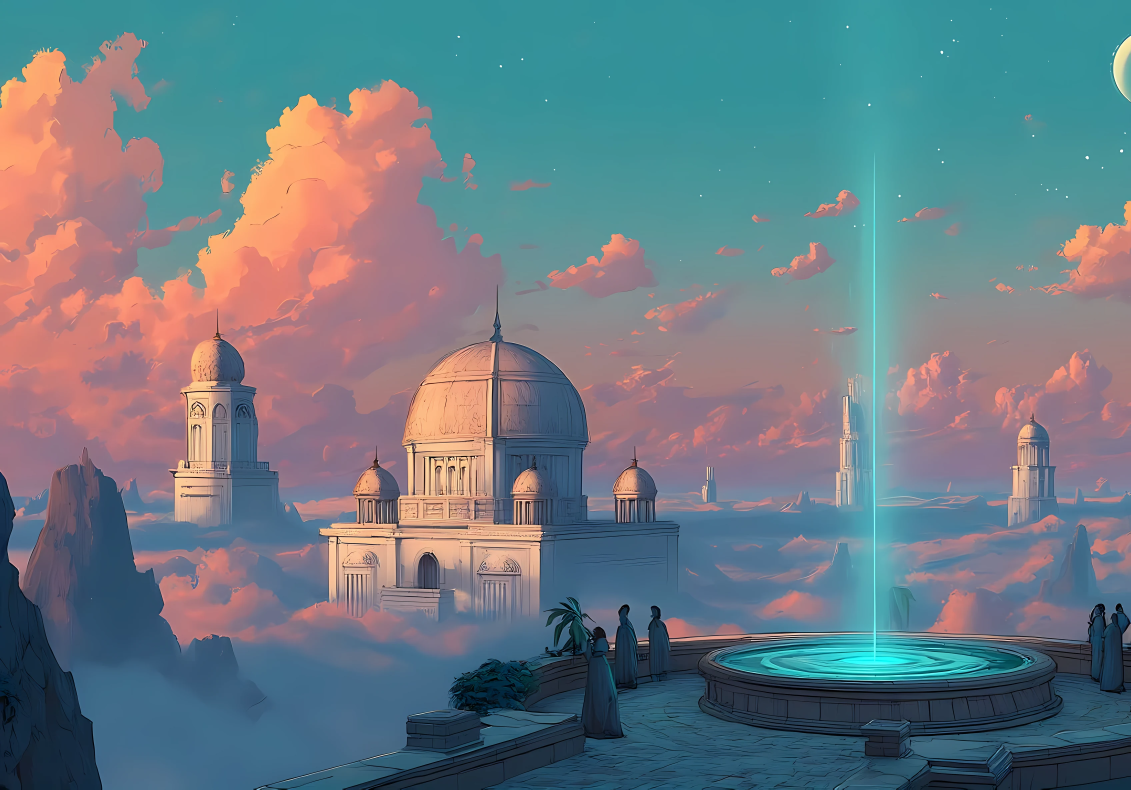
#> input picture work/art-src/portal.webp, 3392 x 2368 px, found by its file name (shown at 1/3 size); its folder holds 2 pictures in this run
$ python debeam.py
#> lines starting #> are read from the running program, lines starting #| are printed output that depends on the picture
# Removes the beam painted into the hero art, so the page's own beam (WORLD_FRAG in src/tunnel.js) can stop at the object.
# Reads the untouched paintings in work/art-src, writes public/assets/art. Run from the project folder.
# Above CUT the sky band around the beam is rebuilt from the sky either side; below it only the thin bright line goes,
# because the soft haze there overlaps the tower and clouds and still looks right rising from the pool.
import numpy as np, cv2
from PIL import Image
X, POOL, CUT_LO, CUT_HI = 0.773, 0.19, 0.50, 0.58  # all as fractions of the image, v measured from the bottom
sm = lambda a, b, v: (lambda t: t * t * (3 - 2 * t))(np.clip((v - a) / (b - a), 0, 1))
for name in ['portal', 'portal-sm']:
    src = np.array(Image.open(f'work/art-src/{name}.webp').convert('RGB'))
#> src is the input picture: shape (2368, 3392, 3); mean R, G, B 107.2, 122.9, 131.5
    h, w = src.shape[:2]; cx = int(X * w)
#> after `h, w = src.shape[:2]`: h = 2368; w = 3392
#> after `cx = int(X * w)`: cx = 2622
    # the bright line, full height
    half = max(3, int(.0032 * w)); mask = np.zeros((h, w), np.uint8)
#> after `half = max(3, int(0.0032 * w))`: half = 10
    mask[int((1 - .98) * h):int((1 - POOL) * h), cx - half:cx + half + 1] = 255
    out = cv2.inpaint(src, mask, max(3, int(.0015 * w)), cv2.INPAINT_TELEA).astype(np.float32)
    # the sky band above the cut
    B, R = int(.021 * w), max(3, int(.004 * w))
#> B = 71; R = 13
    l = cv2.GaussianBlur(out[:, cx - B - R:cx - B].mean(1, keepdims=True), (1, 0), .004 * w).reshape(h, 3)
#> l = 2368 rows, first 8: [53.14, 152.2, 160], [53.14, 152.2, 160], [53.14, 152.2, 160], [53.14, 152.2, 160], [53.15, 152.2, 160], [53.15, 152.2, 160], [53.16, 152.2, 160], [53.17, 152.2, 160]
    r = cv2.GaussianBlur(out[:, cx + B:cx + B + R].mean(1, keepdims=True), (1, 0), .004 * w).reshape(h, 3)
#> r = 2368 rows, first 8: [52.81, 150.4, 158.7], [52.81, 150.4, 158.7], [52.81, 150.4, 158.7], [52.81, 150.4, 158.7], [52.81, 150.4, 158.7], [52.81, 150.4, 158.7], [52.8, 150.4, 158.7], [52.8, 150.4, 158.7]
    xs = np.arange(cx - B, cx + B); t = (xs - xs[0]) / (len(xs) - 1)
#> after `xs = np.arange(cx - B, cx + B)`: xs = 142 values from 2551 to 2692
#> after `t = (xs - xs[0]) / (len(xs) - 1)`: t = 142 values from 0 to 1
    fill = l[:, None] * (1 - t)[None, :, None] + r[:, None] * t[None, :, None]
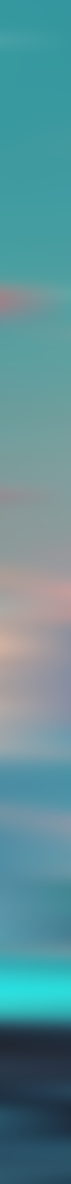
#> fill: shape (2368, 142, 3) float64 (shown at 1/2 size); mean of channels 0, 1, 2 92, 143.4, 151; drawn as R, G, B
    side = 1 - sm(.62, 1, np.abs(xs - cx) / B)
    v = 1 - (np.arange(h) + .5) / h
    wgt = (sm(CUT_LO, CUT_HI, v)[:, None] * side[None, :])[..., None]
    out[:, cx - B:cx + B] = out[:, cx - B:cx + B] * (1 - wgt) + fill * wgt
    Image.fromarray(np.clip(out, 0, 255).astype(np.uint8)).save(f'public/assets/art/{name}.webp', quality=93, method=6)
    print(name, w, h)
#| portal 3392 2368
#> pass 2 of the loop `for name in ['portal', 'portal-sm']:`:
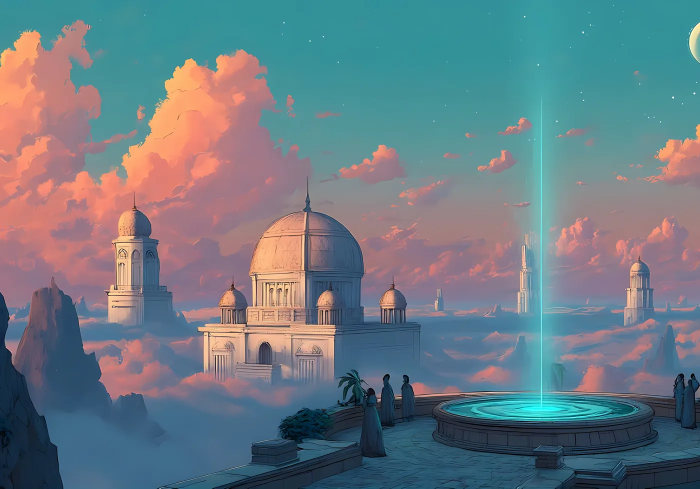
#> input picture work/art-src/portal-sm.webp, 1400 x 977 px, found by its file name (shown at 1/2 size)
#> src is the input picture: shape (977, 1400, 3); mean R, G, B 107.3, 122.9, 131.5
#> l = 977 rows, first 8: [53.2, 152.2, 160.2], [53.21, 152.2, 160.2], [53.21, 152.2, 160.2], [53.21, 152.2, 160.2], [53.22, 152.2, 160.2], [53.23, 152.2, 160.2], [53.24, 152.2, 160.2], [53.26, 152.3, 160.2]
#> r = 977 rows, first 8: [52.21, 151.2, 159.2], [52.21, 151.2, 159.2], [52.21, 151.2, 159.2], [52.21, 151.2, 159.2], [52.22, 151.2, 159.2], [52.23, 151.3, 159.2], [52.24, 151.3, 159.2], [52.26, 151.3, 159.1]
#> `fill = l[:, None] * (1 - t)[None, :, None] + r[:, None] * t[None, :, N..`:
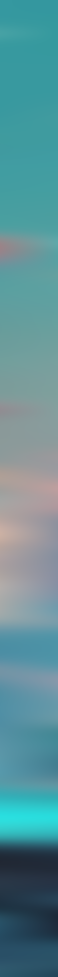
#> fill: shape (977, 58, 3) float64; mean of channels 0, 1, 2 91.8, 143.7, 151.3; drawn as R, G, B
#| portal-sm 1400 977
